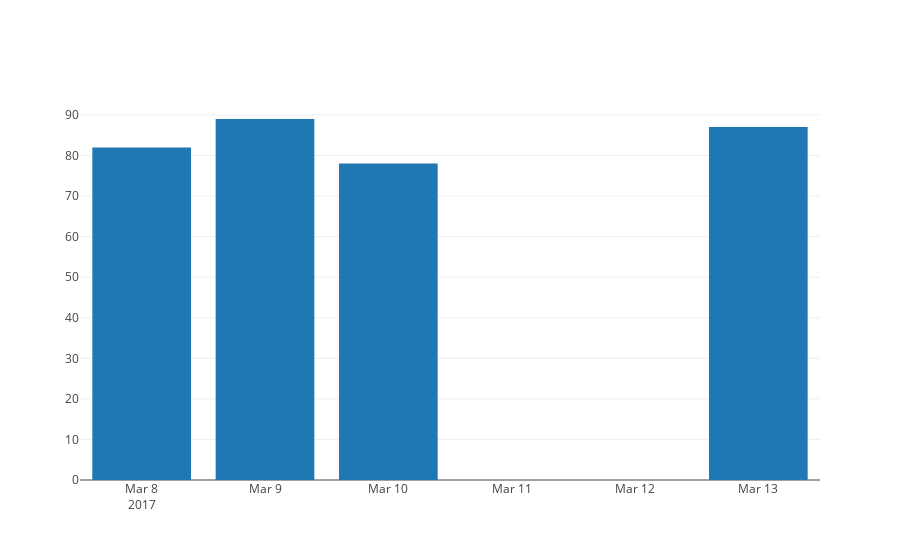

The code cell stored with this chart in its notebook:
### Code cell
g = pogo.Bar(x=list(epd.index), y=epd.values)

data = pogo.Data([g])

iplot(data, filename='errors per day')

### Figure 1 — Plotly figure (JSON) as saved in the notebook; plotly's stock layout.template omitted (floating-point values rounded to 4 significant figures)
{"data": [{"type": "bar", "x": ["2017-03-08", "2017-03-09", "2017-03-10", "2017-03-13"], "y": [82, 89, 78, 87]}], "layout": {}}
